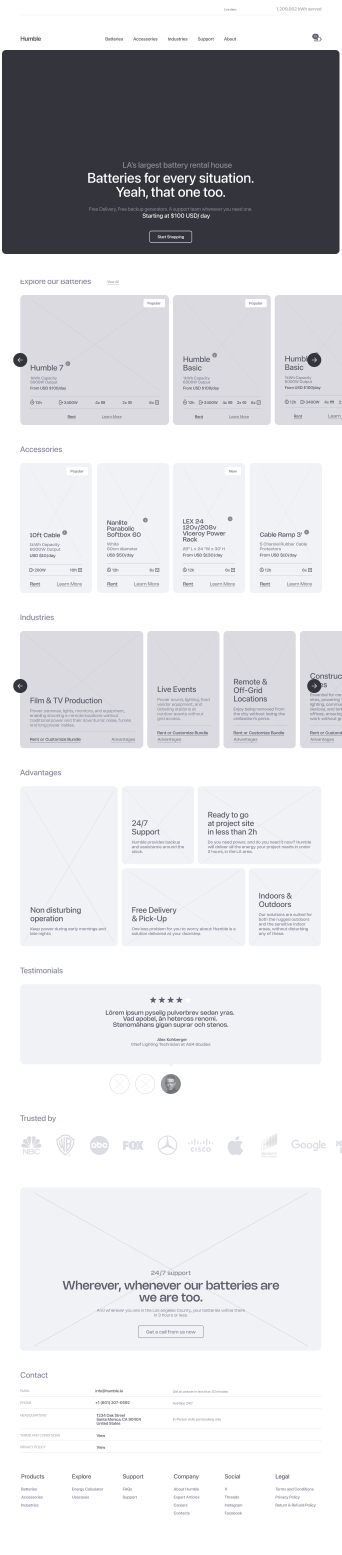
#> input picture helper_wireframe_checker/Sample/homepage_pixel_map.png, 1366 x 6220 px (shown at 1/4 size)
$ python -i image_processor.py   (imports and definitions only)
#> lines starting #> are read from the running program, lines starting #| are printed output that depends on the picture; after the words box and inside, x2 and y2 are one past the last pixel; in counts of white or black regions, pixels touching at a corner belong together
import cv2
import pytesseract
import numpy as np

def detect_elements(image_path):
    """
    Detects elements in a screenshot using Canny edge detection and returns raw data.
    This function focuses only on detection and OCR, not classification.
    """
#> called with image_path = 'Sample/homepage_pixel_map.png'
    try:
        image = cv2.imread(image_path)
#> image is the input picture: shape (6220, 1366, 3); mean B, G, R 220.5, 217.3, 216.7
        output_image = image.copy()
        gray = cv2.cvtColor(image, cv2.COLOR_BGR2GRAY)

        # 1. Use Canny edge detection
        blur = cv2.GaussianBlur(gray, (5, 5), 0)
        edges = cv2.Canny(blur, 50, 150)
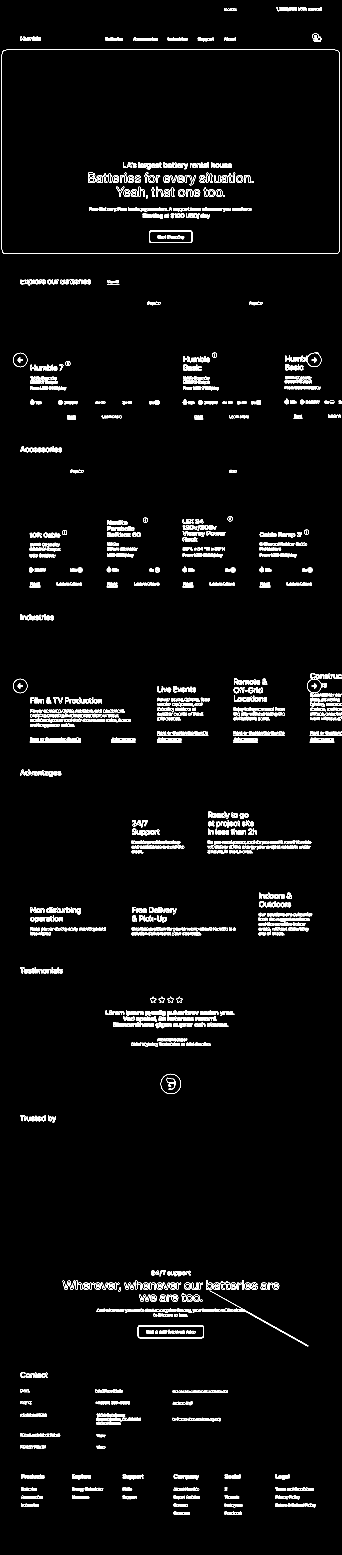
#> edges: shape (6220, 1366) (shown at 1/4 size); 1.8% white in thin lines or dots

        # 2. Use morphological closing to form solid contours
        kernel = cv2.getStructuringElement(cv2.MORPH_RECT, (7, 7))
        closed = cv2.morphologyEx(edges, cv2.MORPH_CLOSE, kernel)
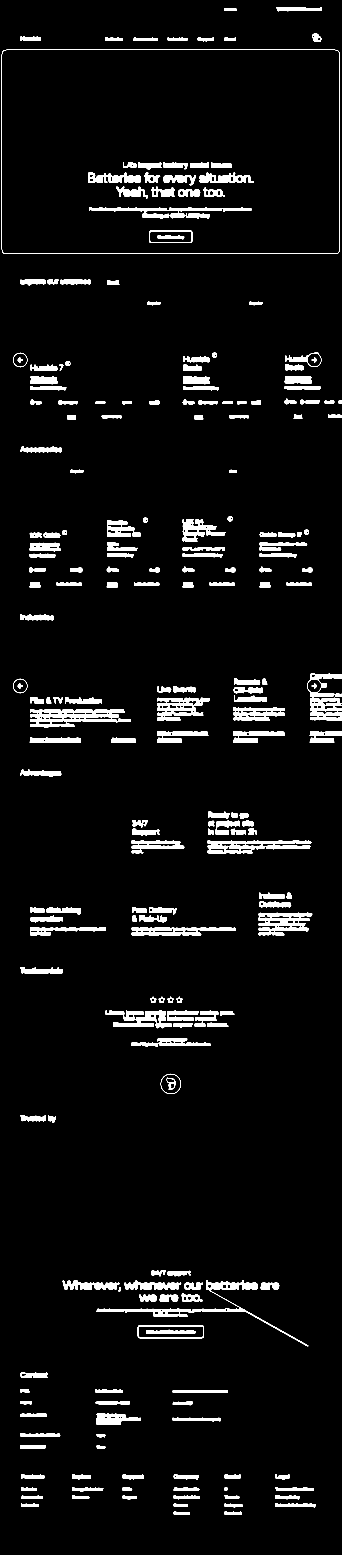
#> closed: shape (6220, 1366) (shown at 1/4 size); 4.7% white; 224 white regions

        # 3. Find contours
        contours, _ = cv2.findContours(closed, cv2.RETR_EXTERNAL, cv2.CHAIN_APPROX_SIMPLE)
#> contours = 202 contours; largest, box (x1, y1, x2, y2) and area: (7, 199, 1358, 1016) 1101373, (120, 2836, 524, 2910) 19038, (1229, 2692, 1366, 2884) 15845, (387, 5122, 1233, 5385) 13944, (831, 3361, 1245, 3415) 13458

        elements = []
        element_id = 1

        # Filter and sort contours by position
        bounding_boxes = [cv2.boundingRect(c) for c in contours]
#> bounding_boxes = 202 items, first 6: (899, 6046, 69, 13), (694, 6046, 65, 13), (1102, 6014, 161, 16), (899, 6014, 71, 16), (694, 6014, 56, 13), (85, 6014, 70, 13)
        # Skip tiny noise elements
        valid_boxes = [b for b in bounding_boxes if b[2] * b[3] > 2000]
#> valid_boxes = 78 items, first 6: (1102, 6014, 161, 16), (1101, 5950, 154, 13), (695, 5896, 100, 23), (691, 5671, 193, 15), (386, 5655, 178, 45), (382, 5604, 137, 15)
        valid_boxes.sort(key=lambda r: (r[1], r[0])) # Sort top-to-bottom, left-to-right

        for x, y, w, h in valid_boxes:
            # 4. Perform OCR on the region of interest (ROI)
            roi = image[y:y+h, x:x+w]
            text = pytesseract.image_to_string(roi, lang="eng", config="--psm 6").strip()

            elements.append({
                "id": element_id,
                "x": x,
                "y": y,
                "width": w,
                "height": h,
                "text": text
            })

            # 5. Draw the box and ID on the output image for visual debugging
            cv2.rectangle(output_image, (x, y), (x + w, y + h), (0, 255, 0), 2)
            cv2.putText(output_image, str(element_id), (x, y - 10), cv2.FONT_HERSHEY_SIMPLEX, 0.7, (0, 0, 0), 2)
            element_id += 1
#> this loop made 1 pass
#> (x, y, w, h) on pass 1: (1106, 28, 180, 17)
#> after the loop, element_id = 1; elements = []

        return output_image, elements

    except Exception as e:
        print(f"An error occurred during element detection: {e}")
        return None, []

def process_image(image_path):
    """
    Main processing function to generate a labeled image and element data.
    """
    output_filename = image_path.split('/')[-1]
    element_output_path = f"output/detected_{output_filename}"

    labeled_image, elements_data = detect_elements(image_path)

    if labeled_image is not None:
        cv2.imwrite(element_output_path, labeled_image)
        print(f"Processed detection image saved to: {element_output_path}")

    return elements_data

#> (the run stopped early here; a loop or call above may not have finished)
